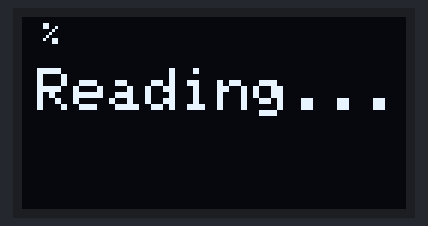
Bench run of a sketch on a simulated Arduino Uno, built with avr-gcc and run on an emulated ATmega328P. Shown: 128×64 one-colour display. What the sketch prints to the serial monitor is not drawn.

Above: at 0.1 s.
At 1.1 s:
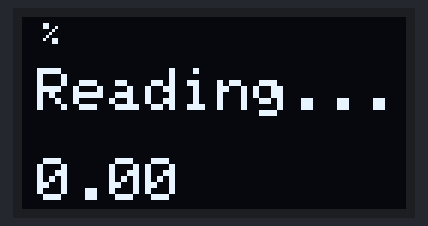
At 5.1 s:
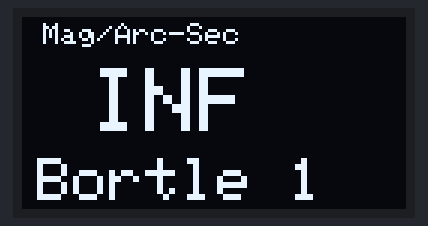

Measured:
- by itself, everything shown: repeats every 9.1 s, in 3 steps
- what the display in image 0 shows lasts 0.9 s, from 0.1 s to 1.0 s
- what the display in image 1 shows lasts 4.1 s, from 1.0 s to 5.1 s
- what the display in image 2 shows lasts 5.0 s, from 5.1 s to 10.1 s

The sketch:

ArduinoSQM.ino
```cpp
#include <math.h>
#include <FreqMeasure.h>
#include <SPI.h>
#include <Wire.h>
#include <Adafruit_GFX.h>
#include <Adafruit_SSD1306.h>

// Sky Quality Meter
#define SQM_OFFSET 21
#define SQM_GAIN 1
#define SQM_SAMPLES 5
#define SQM_AVG_DELAY 5

// Display
#define SCREEN_ADDRESS 0x3C
#define OLED_RESET     -1// Reset pin # (or -1 if sharing Arduino reset pin)
#define SCREEN_WIDTH 128 // OLED display width, in pixels
#define SCREEN_HEIGHT 64 // OLED display height, in pixels

// PINS
// TSL237 - D8
// OLED SDA - A4
// OLED SCL - A5

Adafruit_SSD1306 display(SCREEN_WIDTH, SCREEN_HEIGHT, &Wire, OLED_RESET);

void setup() {
  // put your setup code here, to run once:
  FreqMeasure.begin();
  Serial.begin(115200);
  display.begin(SSD1306_SWITCHCAPVCC, SCREEN_ADDRESS);
  display.clearDisplay();
  display.display();
}

double sum=0;
int count=0;

void loop() {
  double mag = getMag();
  Serial.print("Mag: ");
  Serial.println(mag);
  String sqmString = String(mag, 2);
  String bortleString = getBortle(mag);
  updateDisplaySQM(sqmString, bortleString);
  delay(5000);
  display.clearDisplay();
  display.display();
}

double getMag() {
    int count = 0;
    double sum = 0.0;
    updateDisplayReading(0, "");
    while (count < SQM_SAMPLES) {
      if (FreqMeasure.available()) {
        double frequency = FreqMeasure.read();
        sum = sum + frequency;
        count++;
        String frequencyString = String(frequency, 2);
        updateDisplayReading(count, frequencyString);
        delay(SQM_AVG_DELAY);
      }
    }
    float frequency = FreqMeasure.countToFrequency(sum / count);
    Serial.print("Frequency: ");
    Serial.println(frequency);
    return SQM_OFFSET - 2.5 * log10(frequency) * SQM_GAIN;
}

void updateDisplaySQM(String mag, String bortle){
  display.clearDisplay();
  display.setTextColor(WHITE);
  display.setTextSize(1);
  display.setCursor(7,2);
  display.print("Mag/Arc-Sec");
  display.setTextSize(3);
  display.setCursor(5, 17);
  display.print(mag);
  display.setCursor(5, 47);
  display.setTextSize(2);
  display.print(bortle);
  display.display();
}

void updateDisplayReading(int count, String frequency){

  String percentage = String((count / SQM_SAMPLES) * 100, 0) + "%";

  display.clearDisplay();
  display.setTextColor(WHITE);
  display.setTextSize(1);
  display.setCursor(7,2);
  display.print(percentage);
  display.setTextSize(2);
  display.setCursor(5, 17);
  display.print("Reading...");
  display.setCursor(5, 47);
  display.setTextSize(2);
  display.print(frequency);
  display.display();
}

String getBortle(double mag) {
  if (mag >= 21.99) {
    return "Bortle 1";
  } else if (mag >= 21.89) {
    return "Bortle 2";
  } else if (mag >= 21.69) {
    return "Bortle 3";
  } else if (mag >= 21.25) {
    return "Bortle 4";
  } else if (mag >= 20.49) {
    return "Bortle 4.5";
  } else if (mag >= 19.50) {
    return "Bortle 5";
  } else if (mag >= 18.95) {
    return "Bortle 6";
  } else if (mag >= 18.38) {
    return "Bortle 7";
  } else if (mag >= 17.80) {
    return "Bortle 8";
  } else {
    return "Bortle 9";
  }
}
```
